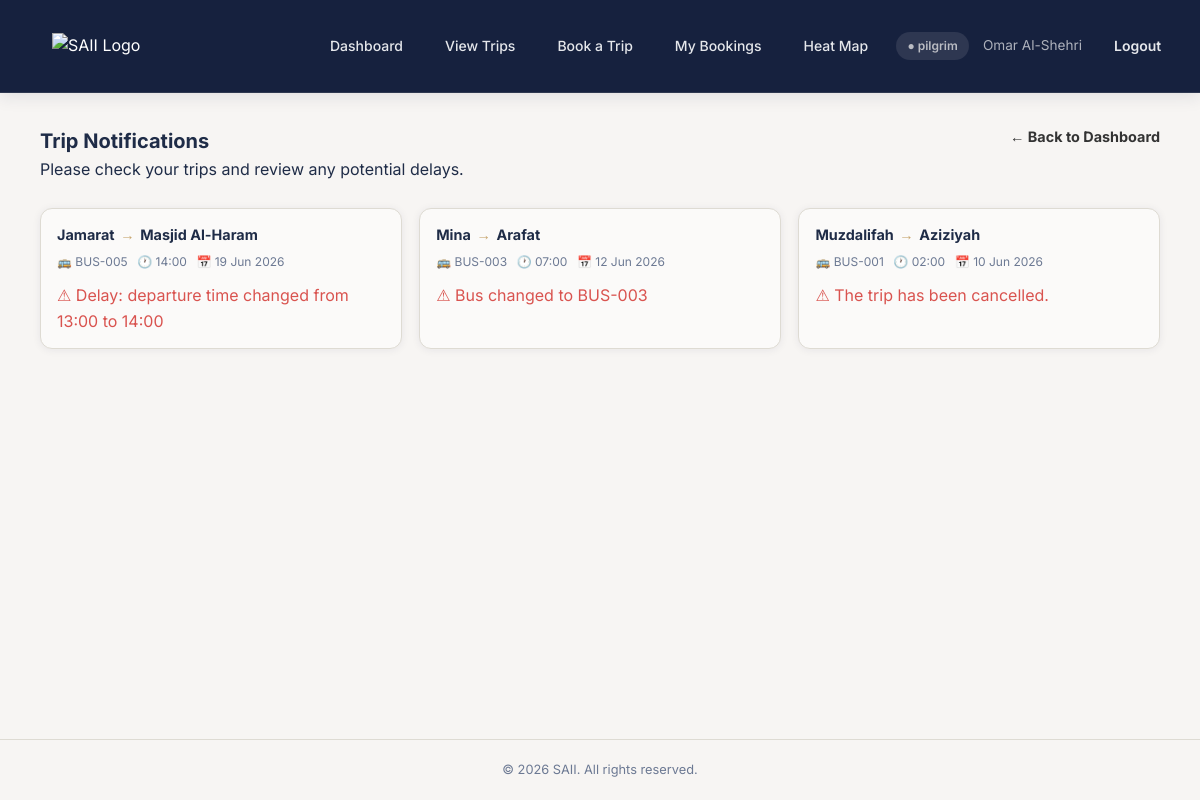
The app's page /notifications.php (signed in) with its own data.
### tables this page shows
CREATE TABLE `user` (
  `UserID` int(11) NOT NULL,
  `Email` varchar(100) NOT NULL,
  `Password` varchar(255) NOT NULL,
  `User_Name` varchar(100) NOT NULL
);

CREATE TABLE `notification` (
  `notification_id` int(11) NOT NULL,
  `message` text NOT NULL,
  `sent_at` datetime NOT NULL DEFAULT CURRENT_TIMESTAMP,
  `TripID` int(11) NOT NULL
);

CREATE TABLE `trip` (
  `TripID` int(11) NOT NULL,
  `Origin` varchar(100) NOT NULL,
  `Destination` varchar(100) NOT NULL,
  `DepartureDate` date NOT NULL,
  `DepartureTime` time NOT NULL,
  `TotalSeats` int(11) NOT NULL,
  `AvailableSeats` int(11) NOT NULL,
  `Status` enum('Confirmed','Completed','Cancelled') NOT NULL,
  `Pickup_Location` varchar(150) DEFAULT NULL,
  `BusID` int(11) NOT NULL,
  `AdminID` int(11) NOT NULL
);

CREATE TABLE `bus` (
  `BusID` int(11) NOT NULL,
  `Bus_Number` varchar(50) NOT NULL,
  `Capacity` int(11) NOT NULL,
  `Status` enum('Active','Maintenance') NOT NULL,
  `Driver_Name` varchar(100) NOT NULL,
  `Driver_Phone` varchar(20) NOT NULL
);

### notifications.php (the view, shortened to what this page needs)
<?php
include('db_connection.php');
$userID = $_SESSION['UserID'];
$stmt = $conn->prepare("SELECT User_Name FROM user WHERE UserID = ?");
$stmt->bind_param("i", $userID);
$stmt->execute();
$result = $stmt->get_result();
$userName = "User";
if ($row = $result->fetch_assoc()) {
    $userName = $row['User_Name'];
}
$stmt = $conn->prepare("SELECT PilgrimID FROM pilgrim WHERE UserID = ?");
$stmt->bind_param("i", $userID);
$stmt->execute();
$result = $stmt->get_result();
$pilgrimID = null;
if ($row = $result->fetch_assoc()) {
    $pilgrimID = $row['PilgrimID'];
}
$notifResult = $conn->prepare("
    SELECT DISTINCT
        n.notification_id,
        n.message,
        n.sent_at,
        t.TripID,
        t.Origin,
        t.Destination,
        t.DepartureDate,
        t.DepartureTime,
        b.Bus_Number
    FROM notification n
    JOIN trip t ON n.TripID = t.TripID
    JOIN bus b ON t.BusID = b.BusID
    JOIN booking bk ON bk.TripID = t.TripID
    WHERE bk.PilgrimID = ?
    AND t.DepartureDate >= CURDATE()
    ORDER BY n.sent_at DESC
");
$notifResult->bind_param("i", $pilgrimID);
$notifResult->execute();
$result = $notifResult->get_result();
$notifications = [];
while ($row = $result->fetch_assoc()) {
    $notifications[] = $row;
}
function fmtTime24($t) {
    return substr($t, 0, 5);
}
function fmtDate($d) {
    return date('j M Y', strtotime($d));
}
?>
<!DOCTYPE html>
<html lang="en">
<head>
  <link rel="stylesheet" href="styles.css"/>
</head>
<body class="page-wrapper">
<header class="navbar">
  <div class="navbar-inner">
    <a href="user-dashboard.php" class="nav-logo">
      <img src="image/saii.png" alt="SAII Logo" class="logo-img"/>
    </a>
    <nav class="nav-links">
      <a href="user-dashboard.php"  class="nav-link">Dashboard</a>
      <a href="view-trips.php"      class="nav-link">View Trips</a>
      <a href="add-booking.php"     class="nav-link">Book a Trip</a>
      <a href="my_bookings.php"     class="nav-link">My Bookings</a>
      <a href="user-heat-map.php"   class="nav-link">Heat Map</a>
    </nav>
    <div class="nav-right">
      <span class="role-chip user">&#9679; pilgrim</span>
      <span style="color:rgba(255,255,255,.65);font-size:.85rem;"><?= htmlspecialchars($userName) ?></span>
      <a href="logout.php" class="btn btn-sm btn-outline-dark">Logout</a>
    </div>
  </div>
</header>
<div class="page-content">
  <a href="user-dashboard.php" class="back-arrow"
     style="text-decoration:none;color:#333;font-size:0.9rem;margin-bottom:0.5rem;float:right;">
    <b>← Back to Dashboard</b>
  </a>
  <h2>Trip Notifications</h2>
  <p>Please check your trips and review any potential delays.</p>
  <br>
  <div class="trips-grid">
    <?php if (empty($notifications)): ?>
      <p style="color:var(--fg-muted)">No notifications at the moment.</p>
    <?php else: ?>
      <?php foreach ($notifications as $n): ?>
        <div class="trip-photo-card">
          <div class="trip-photo-body">
            <div class="trip-photo-route">
              <?= htmlspecialchars($n['Origin']) ?>
              <span class="arrow"> → </span>
              <?= htmlspecialchars($n['Destination']) ?>
            </div>
            <div class="trip-photo-meta">
              <span>🚌 <?= htmlspecialchars($n['Bus_Number']) ?></span>
              <span>🕐 <?= fmtTime24($n['DepartureTime']) ?></span>
              <span>📅 <?= fmtDate($n['DepartureDate']) ?></span>
            </div>
            <div class="trip-photo-footer">
              <span style="color:#d9534f;">
                ⚠ <?= htmlspecialchars($n['message']) ?>
              </span>
            </div>
          </div>
        </div>
      <?php endforeach; ?>
    <?php endif; ?>
  </div>
</div>
<footer class="site-footer">
  <p>© 2026 SAII. All rights reserved.</p>
</footer>
</body>
</html>

### styles.css (style rules this page uses)
:root { --bg: hsl(40,20%,96%); --fg: hsl(220,40%,20%); --card-bg: hsl(40,20%,98%); --primary: hsl(220,45%,20%); --primary-fg: hsl(215,30%,26%); --accent: hsl(37,45%,61%); --accent-fg: hsl(220,40%,15%); --secondary: hsl(40,25%,92%); --muted: hsl(40,15%,90%); --muted-fg: hsl(220,15%,50%); --border: hsl(40,15%,85%); --input: hsl(40,15%,85%); --destructive: hsl(0,72%,51%); --radius: 0.75rem; --shadow: 0 1px 8px rgba(26,35,64,.07); --shadow-md: 0 4px 16px rgba(26,35,64,.10); --shadow-lg: 0 8px 32px rgba(26,35,64,.16); --sidebar-bg: hsl(220,45%,15%); --sidebar-fg: hsl(40,20%,92%); --sidebar-accent: hsl(220,40%,22%); --sidebar-border: hsl(220,35%,25%); }
*,*::before,*::after { box-sizing:border-box; margin:0; padding:0 }
html { scroll-behavior:smooth }
body { font-family:'Inter',sans-serif; background:var(--bg); color:var(--fg); min-height:100vh; line-height:1.6; -webkit-font-smoothing:antialiased; }
a { color:inherit; text-decoration:none }
img { display:block; max-width:100% }
.navbar { position:sticky; top:0; z-index:200; background:var(--primary); border-bottom:1px solid hsla(40,15%,85%,.12); box-shadow:var(--shadow-md); }
.navbar-inner { max-width:1152px; margin:0 auto; padding:0 1.5rem; height:64px; display:flex; align-items:center; gap:1rem; }
.nav-logo { display:flex; align-items:center; gap:5px; }
.logo-img { width:250px; height:auto; }
.nav-links { flex:1; display:flex; align-items:center; justify-content:flex-start; gap:.25rem; }
.nav-link { display:inline-flex; align-items:center; gap:.5rem; padding:.45rem .75rem; border-radius:.5rem; font-size:.875rem; font-weight:500; color:hsla(40,20%,96%,.7); transition:all .15s; white-space:nowrap; position:relative; text-decoration:none; }
.nav-right { display:flex; align-items:center; gap:.75rem; flex-shrink:0; margin-left:auto; }
.role-chip { display:inline-flex; align-items:center; gap:.35rem; padding:.25rem .7rem; border-radius:999px; font-size:.75rem; font-weight:600; }
.role-chip.user { background:hsla(40,20%,96%,.1); color:hsla(40,20%,96%,.7) }
.site-footer { border-top:1px solid var(--border); padding:1.25rem 1rem; text-align:center; background:var(--bg); margin-top:auto; }
.site-footer p { color:var(--muted-fg); font-size:.8rem; }
.page-wrapper { min-height:100vh; display:flex; flex-direction:column; }
.page-content { flex:1; max-width:1152px; margin:0 auto; width:100%; padding:2rem 1rem 3rem; }
h2 { font-size:1.25rem; font-weight:700; color:var(--fg) }
.btn { display:inline-flex; align-items:center; justify-content:center; gap:.4rem; padding:.5rem 1rem; border-radius:.5rem; font-size:.875rem; font-weight:500; border:1px solid transparent; transition:all .15s; white-space:nowrap; cursor:pointer; line-height:1; }
.btn-outline-dark { background:transparent; border-color:hsla(40,20%,96%,.2); color:hsla(40,20%,96%,.85) }
.btn-sm { padding:.3rem .7rem; font-size:.8rem; border-radius:.4rem }
.trips-grid { display: grid; grid-template-columns: repeat(3, 1fr); gap: 1.1rem; margin-bottom: 2rem; }
.trip-photo-card { background: var(--card-bg); border: 1px solid var(--border); border-radius: var(--radius); overflow: hidden; box-shadow: var(--shadow); transition: box-shadow .2s, transform .2s; cursor: pointer; }
.trip-photo-body { padding: .875rem 1rem; }
.trip-photo-route { font-weight: 700; font-size: .9rem; color: var(--fg); display: flex; align-items: center; gap: .35rem; margin-bottom: .35rem; }
.trip-photo-route .arrow { color: var(--accent); }
.trip-photo-meta { display: flex; flex-wrap: wrap; gap: .6rem; font-size: .75rem; color: var(--muted-fg); margin-bottom: .75rem; }
.trip-photo-meta span { display: flex; align-items: center; gap: .25rem; }
.trip-photo-footer { display: flex; align-items: center; justify-content: space-between; }
.navbar { background: #16213e; color: white; display: flex; align-items: center; justify-content: space-between; padding: 14px 28px; gap: 20px; }
.nav-links { display: flex; gap: 18px; flex: 1; justify-content: center; }
.nav-links a, .nav-right a { color: #e5e7eb; text-decoration: none; font-size: 14px; }
.nav-right { display: flex; gap: 14px; align-items: center; font-size: 14px; }
.btn { padding: 10px 18px; border-radius: 10px; border: none; cursor: pointer; font-weight: 600; }

### records on screen
user: User_Name "Omar Al-Shehri"
notification: TripID.Origin "Jamarat", TripID.Destination "Masjid Al-Haram", bus.Bus_Number "BUS-005", TripID.DepartureTime "14:00", TripID.DepartureDate "19 Jun 2026", message "Delay: departure time changed from 13:00 to 14:00"
notification: TripID.Origin "Mina", TripID.Destination "Arafat", bus.Bus_Number "BUS-003", TripID.DepartureTime "07:00", TripID.DepartureDate "12 Jun 2026", message "Bus changed to BUS-003"
notification: TripID.Origin "Muzdalifah", TripID.Destination "Aziziyah", bus.Bus_Number "BUS-001", TripID.DepartureTime "02:00", TripID.DepartureDate "10 Jun 2026", message "The trip has been cancelled."
